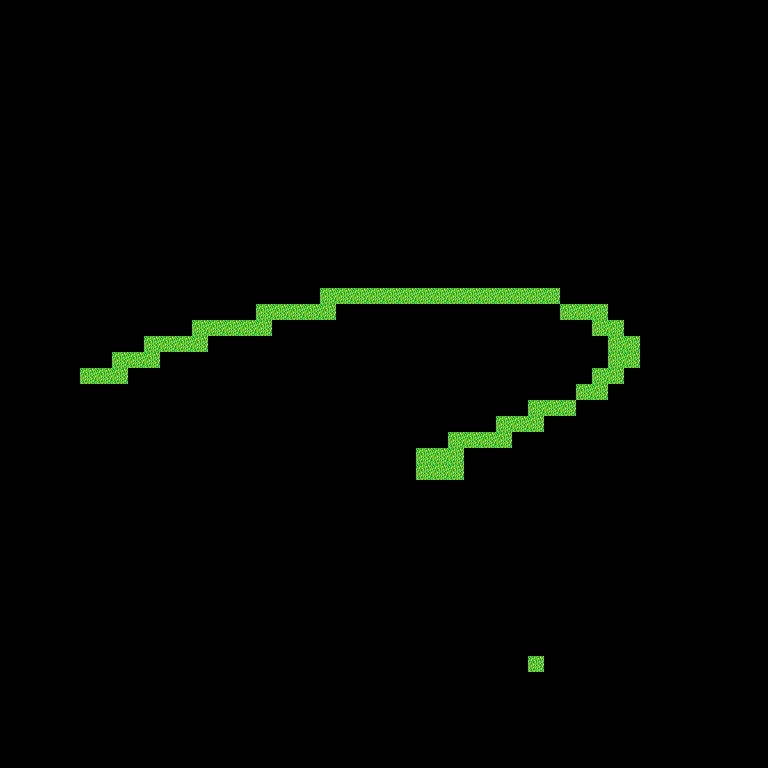

This game map was drawn from its Tiled (.tmx) file and the tilesets committed beside it. A one-line description and the full map source follow:
An orthogonal 48x48 tile map with 16x16 px tiles, 1 tile layer (Base).

<map version="1.5" tiledversion="1.7.0" orientation="orthogonal" renderorder="right-down" width="48" height="48" tilewidth="16" tileheight="16" infinite="0" nextlayerid="2" nextobjectid="1">
 <tileset firstgid="1" name="Grass" tilewidth="16" tileheight="16" tilecount="320" columns="16">
  <image source="../tilesets/grass/Grass.png" width="256" height="320" />
 </tileset>
 <layer id="1" name="Base" width="48" height="48">
  <data encoding="csv">
0,0,0,0,0,0,0,0,0,0,0,0,0,0,0,0,0,0,0,0,0,0,0,0,0,0,0,0,0,0,0,0,0,0,0,0,0,0,0,0,0,0,0,0,0,0,0,0,
0,0,0,0,0,0,0,0,0,0,0,0,0,0,0,0,0,0,0,0,0,0,0,0,0,0,0,0,0,0,0,0,0,0,0,0,0,0,0,0,0,0,0,0,0,0,0,0,
0,0,0,0,0,0,0,0,0,0,0,0,0,0,0,0,0,0,0,0,0,0,0,0,0,0,0,0,0,0,0,0,0,0,0,0,0,0,0,0,0,0,0,0,0,0,0,0,
0,0,0,0,0,0,0,0,0,0,0,0,0,0,0,0,0,0,0,0,0,0,0,0,0,0,0,0,0,0,0,0,0,0,0,0,0,0,0,0,0,0,0,0,0,0,0,0,
0,0,0,0,0,0,0,0,0,0,0,0,0,0,0,0,0,0,0,0,0,0,0,0,0,0,0,0,0,0,0,0,0,0,0,0,0,0,0,0,0,0,0,0,0,0,0,0,
0,0,0,0,0,0,0,0,0,0,0,0,0,0,0,0,0,0,0,0,0,0,0,0,0,0,0,0,0,0,0,0,0,0,0,0,0,0,0,0,0,0,0,0,0,0,0,0,
0,0,0,0,0,0,0,0,0,0,0,0,0,0,0,0,0,0,0,0,0,0,0,0,0,0,0,0,0,0,0,0,0,0,0,0,0,0,0,0,0,0,0,0,0,0,0,0,
0,0,0,0,0,0,0,0,0,0,0,0,0,0,0,0,0,0,0,0,0,0,0,0,0,0,0,0,0,0,0,0,0,0,0,0,0,0,0,0,0,0,0,0,0,0,0,0,
0,0,0,0,0,0,0,0,0,0,0,0,0,0,0,0,0,0,0,0,0,0,0,0,0,0,0,0,0,0,0,0,0,0,0,0,0,0,0,0,0,0,0,0,0,0,0,0,
0,0,0,0,0,0,0,0,0,0,0,0,0,0,0,0,0,0,0,0,0,0,0,0,0,0,0,0,0,0,0,0,0,0,0,0,0,0,0,0,0,0,0,0,0,0,0,0,
0,0,0,0,0,0,0,0,0,0,0,0,0,0,0,0,0,0,0,0,0,0,0,0,0,0,0,0,0,0,0,0,0,0,0,0,0,0,0,0,0,0,0,0,0,0,0,0,
0,0,0,0,0,0,0,0,0,0,0,0,0,0,0,0,0,0,0,0,0,0,0,0,0,0,0,0,0,0,0,0,0,0,0,0,0,0,0,0,0,0,0,0,0,0,0,0,
0,0,0,0,0,0,0,0,0,0,0,0,0,0,0,0,0,0,0,0,0,0,0,0,0,0,0,0,0,0,0,0,0,0,0,0,0,0,0,0,0,0,0,0,0,0,0,0,
0,0,0,0,0,0,0,0,0,0,0,0,0,0,0,0,0,0,0,0,0,0,0,0,0,0,0,0,0,0,0,0,0,0,0,0,0,0,0,0,0,0,0,0,0,0,0,0,
0,0,0,0,0,0,0,0,0,0,0,0,0,0,0,0,0,0,0,0,0,0,0,0,0,0,0,0,0,0,0,0,0,0,0,0,0,0,0,0,0,0,0,0,0,0,0,0,
0,0,0,0,0,0,0,0,0,0,0,0,0,0,0,0,0,0,0,0,0,0,0,0,0,0,0,0,0,0,0,0,0,0,0,0,0,0,0,0,0,0,0,0,0,0,0,0,
0,0,0,0,0,0,0,0,0,0,0,0,0,0,0,0,0,0,0,0,0,0,0,0,0,0,0,0,0,0,0,0,0,0,0,0,0,0,0,0,0,0,0,0,0,0,0,0,
0,0,0,0,0,0,0,0,0,0,0,0,0,0,0,0,0,0,0,0,0,0,0,0,0,0,0,0,0,0,0,0,0,0,0,0,0,0,0,0,0,0,0,0,0,0,0,0,
0,0,0,0,0,0,0,0,0,0,0,0,0,0,0,0,0,0,0,0,18,18,18,18,18,18,18,18,18,18,18,18,18,18,18,0,0,0,0,0,0,0,0,0,0,0,0,0,
0,0,0,0,0,0,0,0,0,0,0,0,0,0,0,0,18,18,18,18,18,0,0,0,0,0,0,0,0,0,0,0,0,0,0,18,18,18,0,0,0,0,0,0,0,0,0,0,
0,0,0,0,0,0,0,0,0,0,0,0,18,18,18,18,18,0,0,0,0,0,0,0,0,0,0,0,0,0,0,0,0,0,0,0,0,18,18,0,0,0,0,0,0,0,0,0,
0,0,0,0,0,0,0,0,0,18,18,18,18,0,0,0,0,0,0,0,0,0,0,0,0,0,0,0,0,0,0,0,0,0,0,0,0,0,18,18,0,0,0,0,0,0,0,0,
0,0,0,0,0,0,0,18,18,18,0,0,0,0,0,0,0,0,0,0,0,0,0,0,0,0,0,0,0,0,0,0,0,0,0,0,0,0,18,18,0,0,0,0,0,0,0,0,
0,0,0,0,0,18,18,18,0,0,0,0,0,0,0,0,0,0,0,0,0,0,0,0,0,0,0,0,0,0,0,0,0,0,0,0,0,18,18,0,0,0,0,0,0,0,0,0,
0,0,0,0,0,0,0,0,0,0,0,0,0,0,0,0,0,0,0,0,0,0,0,0,0,0,0,0,0,0,0,0,0,0,0,0,18,18,0,0,0,0,0,0,0,0,0,0,
0,0,0,0,0,0,0,0,0,0,0,0,0,0,0,0,0,0,0,0,0,0,0,0,0,0,0,0,0,0,0,0,0,18,18,18,0,0,0,0,0,0,0,0,0,0,0,0,
0,0,0,0,0,0,0,0,0,0,0,0,0,0,0,0,0,0,0,0,0,0,0,0,0,0,0,0,0,0,0,18,18,18,0,0,0,0,0,0,0,0,0,0,0,0,0,0,
0,0,0,0,0,0,0,0,0,0,0,0,0,0,0,0,0,0,0,0,0,0,0,0,0,0,0,0,18,18,18,18,0,0,0,0,0,0,0,0,0,0,0,0,0,0,0,0,
0,0,0,0,0,0,0,0,0,0,0,0,0,0,0,0,0,0,0,0,0,0,0,0,0,0,18,18,18,0,0,0,0,0,0,0,0,0,0,0,0,0,0,0,0,0,0,0,
0,0,0,0,0,0,0,0,0,0,0,0,0,0,0,0,0,0,0,0,0,0,0,0,0,0,18,18,18,0,0,0,0,0,0,0,0,0,0,0,0,0,0,0,0,0,0,0,
0,0,0,0,0,0,0,0,0,0,0,0,0,0,0,0,0,0,0,0,0,0,0,0,0,0,0,0,0,0,0,0,0,0,0,0,0,0,0,0,0,0,0,0,0,0,0,0,
0,0,0,0,0,0,0,0,0,0,0,0,0,0,0,0,0,0,0,0,0,0,0,0,0,0,0,0,0,0,0,0,0,0,0,0,0,0,0,0,0,0,0,0,0,0,0,0,
0,0,0,0,0,0,0,0,0,0,0,0,0,0,0,0,0,0,0,0,0,0,0,0,0,0,0,0,0,0,0,0,0,0,0,0,0,0,0,0,0,0,0,0,0,0,0,0,
0,0,0,0,0,0,0,0,0,0,0,0,0,0,0,0,0,0,0,0,0,0,0,0,0,0,0,0,0,0,0,0,0,0,0,0,0,0,0,0,0,0,0,0,0,0,0,0,
0,0,0,0,0,0,0,0,0,0,0,0,0,0,0,0,0,0,0,0,0,0,0,0,0,0,0,0,0,0,0,0,0,0,0,0,0,0,0,0,0,0,0,0,0,0,0,0,
0,0,0,0,0,0,0,0,0,0,0,0,0,0,0,0,0,0,0,0,0,0,0,0,0,0,0,0,0,0,0,0,0,0,0,0,0,0,0,0,0,0,0,0,0,0,0,0,
0,0,0,0,0,0,0,0,0,0,0,0,0,0,0,0,0,0,0,0,0,0,0,0,0,0,0,0,0,0,0,0,0,0,0,0,0,0,0,0,0,0,0,0,0,0,0,0,
0,0,0,0,0,0,0,0,0,0,0,0,0,0,0,0,0,0,0,0,0,0,0,0,0,0,0,0,0,0,0,0,0,0,0,0,0,0,0,0,0,0,0,0,0,0,0,0,
0,0,0,0,0,0,0,0,0,0,0,0,0,0,0,0,0,0,0,0,0,0,0,0,0,0,0,0,0,0,0,0,0,0,0,0,0,0,0,0,0,0,0,0,0,0,0,0,
0,0,0,0,0,0,0,0,0,0,0,0,0,0,0,0,0,0,0,0,0,0,0,0,0,0,0,0,0,0,0,0,0,0,0,0,0,0,0,0,0,0,0,0,0,0,0,0,
0,0,0,0,0,0,0,0,0,0,0,0,0,0,0,0,0,0,0,0,0,0,0,0,0,0,0,0,0,0,0,0,0,0,0,0,0,0,0,0,0,0,0,0,0,0,0,0,
0,0,0,0,0,0,0,0,0,0,0,0,0,0,0,0,0,0,0,0,0,0,0,0,0,0,0,0,0,0,0,0,0,18,0,0,0,0,0,0,0,0,0,0,0,0,0,0,
0,0,0,0,0,0,0,0,0,0,0,0,0,0,0,0,0,0,0,0,0,0,0,0,0,0,0,0,0,0,0,0,0,0,0,0,0,0,0,0,0,0,0,0,0,0,0,0,
0,0,0,0,0,0,0,0,0,0,0,0,0,0,0,0,0,0,0,0,0,0,0,0,0,0,0,0,0,0,0,0,0,0,0,0,0,0,0,0,0,0,0,0,0,0,0,0,
0,0,0,0,0,0,0,0,0,0,0,0,0,0,0,0,0,0,0,0,0,0,0,0,0,0,0,0,0,0,0,0,0,0,0,0,0,0,0,0,0,0,0,0,0,0,0,0,
0,0,0,0,0,0,0,0,0,0,0,0,0,0,0,0,0,0,0,0,0,0,0,0,0,0,0,0,0,0,0,0,0,0,0,0,0,0,0,0,0,0,0,0,0,0,0,0,
0,0,0,0,0,0,0,0,0,0,0,0,0,0,0,0,0,0,0,0,0,0,0,0,0,0,0,0,0,0,0,0,0,0,0,0,0,0,0,0,0,0,0,0,0,0,0,0,
0,0,0,0,0,0,0,0,0,0,0,0,0,0,0,0,0,0,0,0,0,0,0,0,0,0,0,0,0,0,0,0,0,0,0,0,0,0,0,0,0,0,0,0,0,0,0,0
</data>
 </layer>
</map>
